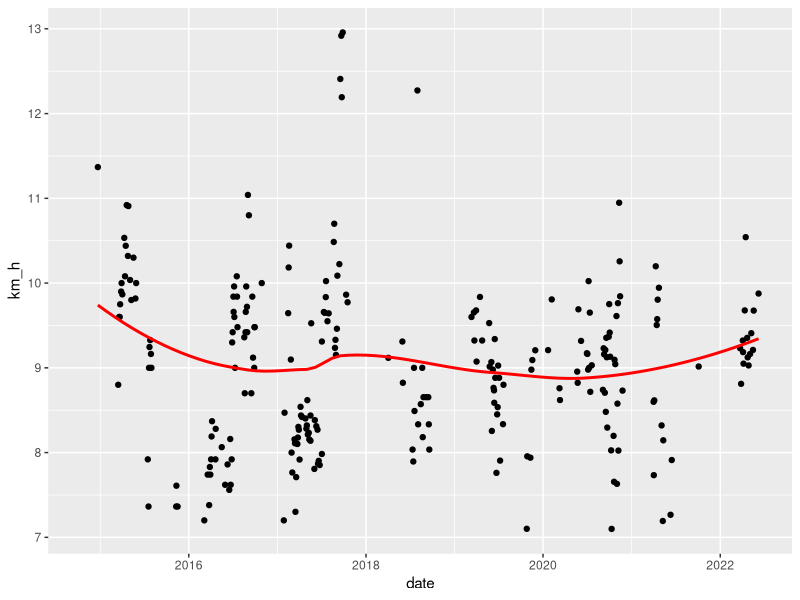
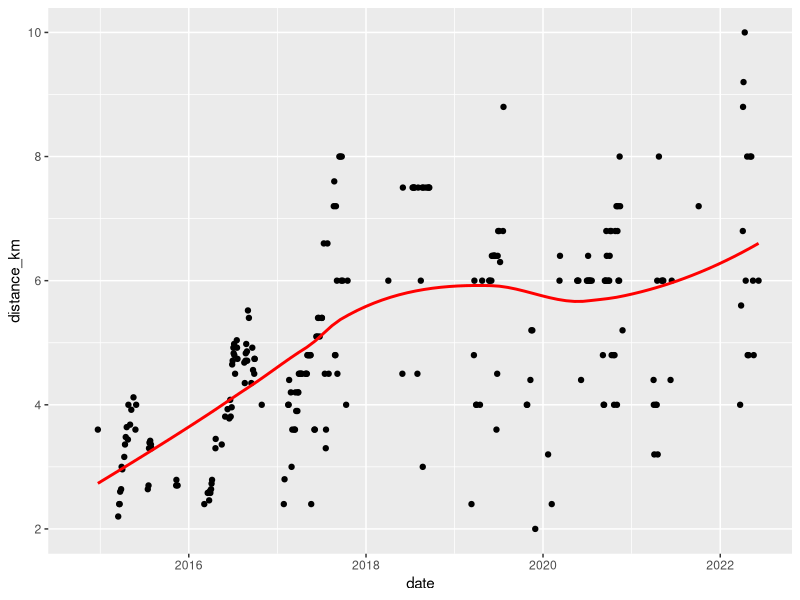
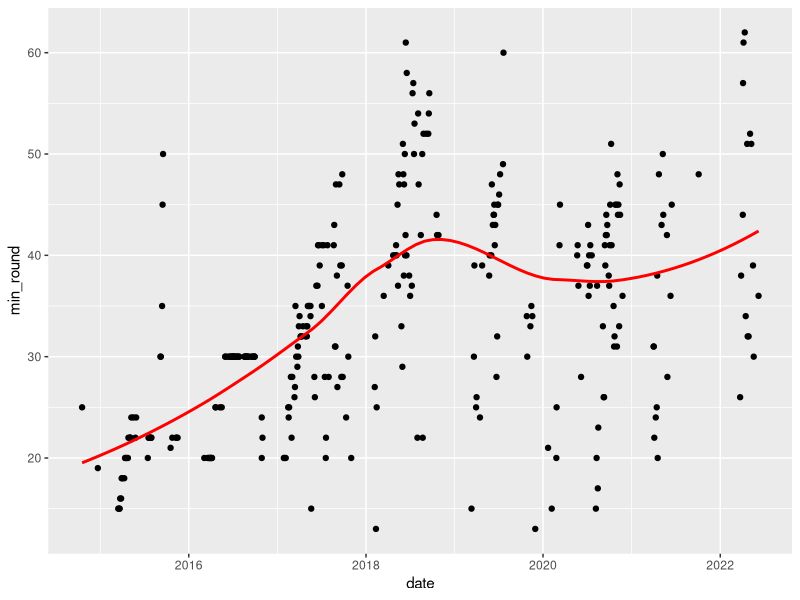
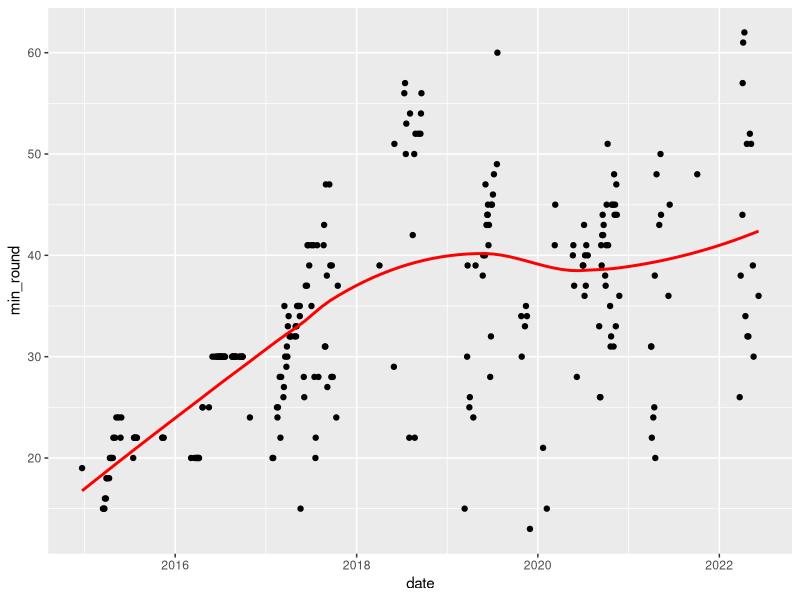
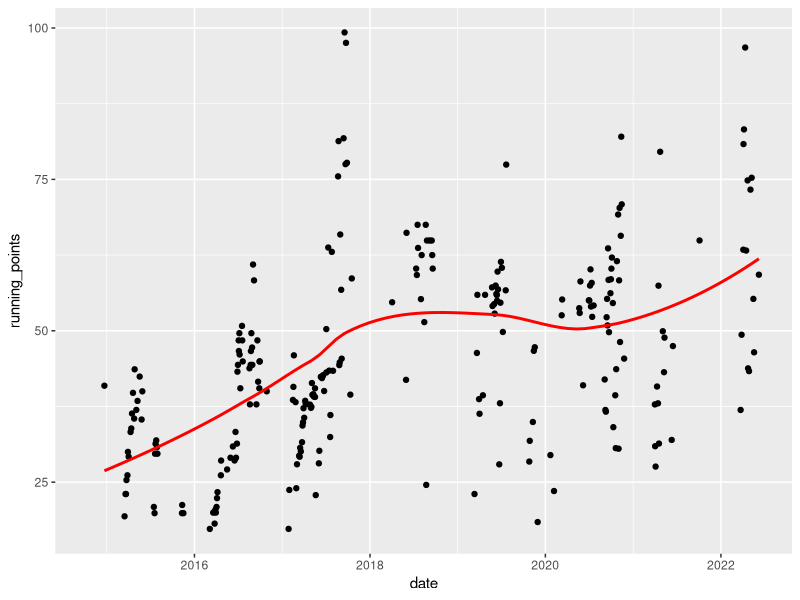
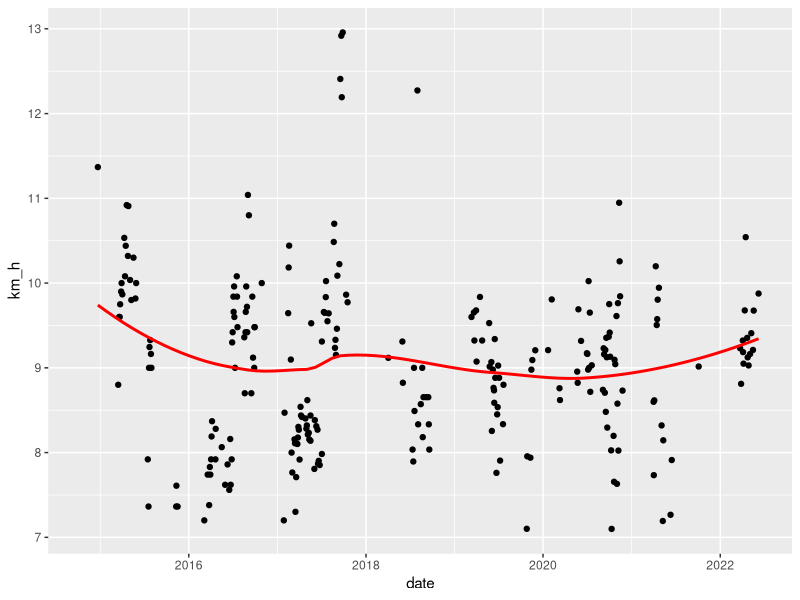
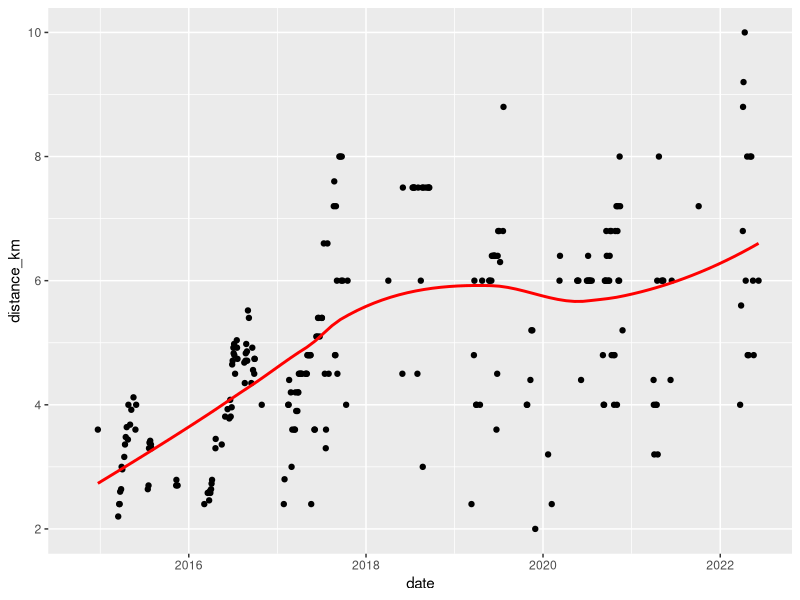
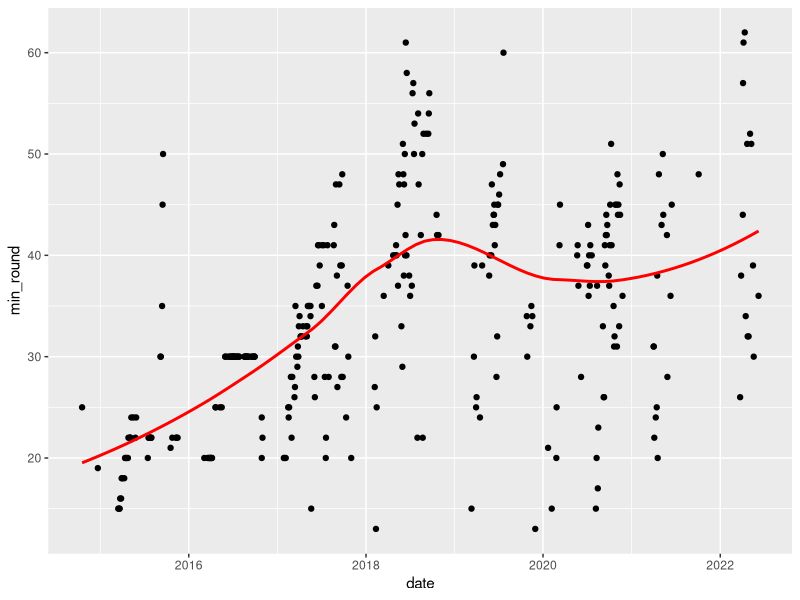

Write R code to recreate these figures, in order.
library(tidyverse)
library(stringr)

# read the text file containing dates and information about the runs, as hand-written.
original <- read.delim(file = "trcanje info.txt", header = F, encoding = "UTF-8")

# Experimenting with regex ----
# finding out the patterns suitable for extractions
# 
# first, we remove the rows that have no date - these are the location indicators and other notes
# Variables: date, run time, run distance (in laps)
# date is standard:dd.mm.yy format

str_view_all(original, "kr")


test_vec <- original$V1[c(1:5, 250:260, 270:272, 111)]

str_view_all(test_vec, "\\d\\d\\.\\d\\d\\.\\d\\d") # date

str_view_all(test_vec, "\\d\\d")
# two numbers with zero or more spaces, then "m"
# another extra :dd is possible (with times of over an hour)
# that's an alternate possibility, indicated |
str_view_all(test_vec, "(\\d\\d\\:\\d\\d.*m?)|(\\d+\\s*m(in)*)") #run time

# lap numbers end with "kr"
str_view_all(test_vec, "\\d+(\\.\\d)*\\s*kr")



# work on full base ----
str_view_all(original$V1, "\\d\\d\\.\\d\\d\\.\\d\\d") # date
str_view_all(original$V1, "(\\d\\d\\:\\d\\d.*m?)|(\\d+\\s*m(in)*)") # run time
str_view_all(original$V1, "\\d+(\\.\\d)*\\s*kr") # laps

# extract dates
str_extract(test_vec, "\\d\\d\\.\\d\\d\\.\\d\\d")
str_extract(test_vec, "\\d+\\.\\d+\\.\\d\\d")

dates_1 <- str_extract(original$V1, "\\d+\\.\\d+\\.\\d\\d")
dates_2 <- as.Date(dates_1, format="%d.%m.%y")

# extract time
times_1 <- str_extract(original$V1, "(\\d\\d\\:\\d\\d.*m?)|(\\d+\\s*m(in)*)")
# works well


# extract laps
laps_1 <- str_extract(original$V1,"\\d+([\\.\\,]\\d)*\\s*kr")
laps_2 <- str_extract(laps_1,"^\\d+([\\.\\,]\\d)*")
laps_2 <- as.numeric(laps_2)



# to extract time, we first extract a vector of strings like "mm:ss", then turn that into a number of second in a second vector
# extract time
times_1 <- str_extract(original$V1,"(\\d\\d\\:\\d\\d.*m?)|(\\d+\\s*m(in)*)")
times_mins <- str_extract(times_1,"^\\d+") # 100 is from "100m" notes, doesn't represent time
times_mins2 <- times_mins
times_mins2[which(times_mins2 == "100")] <- NA
times_mins2 <- as.numeric(times_mins2)
times_secs <- str_extract(times_1,"\\:\\d\\d")
times_secs2 <- str_extract(times_secs,"\\d\\d")
times_secs2 <- as.numeric(times_secs2)


times_hours <- str_extract(original$V1, "\\d\\:\\d\\d:\\d\\d.")
times_hours2 <- str_extract(times_hours,"^\\d") # in those rows that contain a number of hours, the FIRST digit is the number of hours
times_hours2 <- as.numeric(times_hours2)
times_hours_minutespart <- str_extract(times_hours, "\\:\\d\\d:\\d\\d")
times_hours_minutes_sec <- str_extract(times_hours_minutespart, "\\d\\d:\\d\\d")
times_hours_minutes1 <- str_extract(times_hours_minutes_sec, "^\\d+")
times_hours_minutes1 <- as.numeric(times_hours_minutes1)

times_hours_sec1 <- str_extract(times_hours_minutes_sec, ":\\d\\d")
times_hours_sec2 <- str_extract(times_hours_sec1," \\d\\d")
times_hours_sec2 <- as.numeric(times_hours_sec2)

# add hours to minutes
hourtime_mins <- times_hours2 * 60 + times_hours_minutes1
hourtime_secs <- times_hours_sec2
  
# add the times with hours to the regulars mins and secs
hourtime_which <- which(!is.na(hourtime_mins))

times_mins2[hourtime_which] <- hourtime_mins[hourtime_which]
times_secs2[hourtime_which] <- hourtime_secs[hourtime_which]


# minutes to seconds and add the two
data_times <- data.frame(ortime = times_1, min = times_mins2, secs_only = times_secs2)
data_times <- mutate(data_times, secs_calc = replace_na(secs_only, 0),mintosec=min * 60 + secs_calc)

# round up minutes for seconds > 31
data_times$min_round <- data_times$min
data_times$min_round[which(data_times$secs_calc > 30)] <- data_times$min[which(data_times$secs_calc > 30)] + 1

data_times_to_join <- select(data_times, ortime, min_round, min,secs_only, mintosec)

all_data <- data.frame(original_text=original$V1, date = dates_2, laps = laps_2)
all_data <- cbind(all_data, data_times_to_join)


# remove rows with less than 10 mins and which have no time indicated
all_data[which(all_data$min_round < 11), "min_round"] <- NA
all_data <- all_data[which(is.na(all_data$min_round)==F), ]

rownames(all_data) <- NULL #cleaning up
all_data <- all_data[which(is.na(all_data$date) == F), ]

# Extracting location ----
# Runs were recorded in two places, Koprivnica and Zagreb. Laps in Koprivnica (KC) are 300m, in Zagreb they're 400m.
# So we wanted to extract the location data for each run, which will also allow us to calculate run distance accurately.

# How we're going about it:
# locations are named as specific rows in the text. All runs until the next location is mentioned are presumed to be in that location.
# Locate dates when those locations are named, all following runs will have that location applied to them.
# If a further location change exists, it will overwrite the location info in the next pass, keeping it all up to date!

locations_text<- read.delim(file= "trcanje info.txt", header = F, encoding = "UTF-8")

# Everything into uppercase for easier searching
for (i in 1:nrow(locations_text)) {
  locations_text[i, 1] <- str_to_upper(locations_text[i, 1], locale="hr")
}

# Words in the text relating to location: KOPRIVNICA , KC , ZAGREB, ZG
# Find the rownumbers of those words. The next runs occurs in the same row, OR the one below, or, at maximum, the one below that.

kc_1 <- str_which(locations_text$V1, "KOPRIVNICA|KC")
zg_1 <- str_which(locations_text$V1, "ZAGREB|ZG")

# Finding dates - in the same rows, ones below and ones one more below
dates_kc1 <- dates_2[kc_1]
dates_kc2 <- dates_2[kc_1 + 1]
dates_kc3 <- dates_2[kc_1 + 2]

df_location_dates <- data.frame(location = rep("KOPRIVNICA", length(dates_kc1)))

# Put the ones found in the same line in a dataframe.
df_location_dates$date <- dates_kc1

# If it's not in the same row, try the next. if it's still empty, try the next.
 
for (i in 1 : nrow(df_location_dates)) {
if (is.na(df_location_dates$date[i])) {
  df_location_dates$date[i] <- dates_kc2[i]
}  

}

for (i in 1 : nrow(df_location_dates)) {
  if (is.na(df_location_dates$date[i])) {
    df_location_dates$date[i] <- dates_kc3[i]
  }  
  
}

# That's it for Koprivnica, repeat the same for Zagreb.

dates_zg1 <- dates_2[zg_1]
dates_zg2 <- dates_2[zg_1 + 1]
dates_zg3 <- dates_2[zg_1 + 2]

df_location_dates_zg <- data.frame(location = rep("ZAGREB", length(dates_zg1)))

df_location_dates_zg$date <- dates_zg1

for (i in 1 : nrow(df_location_dates_zg)) {
  if (is.na(df_location_dates_zg$date[i])) {
    df_location_dates_zg$date[i] <- dates_zg2[i]
  }  
  
}

for (i in 1 : nrow(df_location_dates_zg)) {
  if (is.na(df_location_dates_zg$date[i])) {
    df_location_dates_zg$date[i] <- dates_zg3[i]
  }  
  
}

df_location_dates <- rbind(df_location_dates, df_location_dates_zg)
df_location_dates <- arrange(df_location_dates, date)

# And now to apply it to the main database. The first row is in Zagreb,
# Apply that to everything as the default. It will be changed where needed.

all_data$location <- "ZAGREB"

for (i in 1 : nrow(df_location_dates)) {
  # This for goes through every date that has a location change
  for (j in 1 : nrow(all_data)) {
   # For every row of the main base checks if the date is equal or higher than the current location date
   # if so, it changes the location
     if (all_data$date[j] >= df_location_dates$date[i]) {
       all_data$location[j] <- df_location_dates$location[i]}
  }
}


# It works! and now the main part...

# Calculate distance, and speed in km/h
data_calculations <- mutate(all_data, distance_km = laps * 0.4)

# Koprivnica distances are 3/4ths as big
for (i in 1: nrow(data_calculations)) {
  if (data_calculations$location[i] == "KOPRIVNICA") {data_calculations$distance_km[i] = data_calculations$distance_km[i] * 3/4}
}

data_calculations <- mutate(data_calculations, km_h = distance_km / (mintosec / 3600))


# Graphs----- 

ggplot(data_calculations, aes(x = date, y = km_h)) + geom_point() + geom_smooth(se = F, color = "red")
ggsave(filename = "kmh map.png",width = 20)
ggplot(data_calculations, aes(x = date, y = distance_km)) + geom_point() + geom_smooth(se = F, color = "red")
ggsave(filename = "distance map.png", width = 20)
ggplot(data_calculations, aes(x = date, y = min_round)) + geom_point() + geom_smooth(se = F, color = "red")
ggsave(filename = "time spent map.png", width = 20)

# Data only on runs with number of laps

data_only_with_laps <- filter(data_calculations, is.na(laps) == F)
ggplot(data_only_with_laps, aes(x = date, y = min_round)) + geom_point() + geom_smooth(se = F, color = "red")
ggsave(filename = "time spent map_only with laps.png", width = 20)

# Calculating a new measure for fun: Running points. Basically, they reward going fast, and going for longer.
# A run with higher speed which went over a longer distance is better exercise, right?
# So far, it's simply the product of km/h and distance, so running 10 km at 10km/h would be worth 100 points.

data_calculations <- mutate(data_calculations, running_points = km_h * distance_km)

ggplot(data_calculations, aes(x = date, y  =running_points)) + geom_point() + geom_smooth(se = F, color = "red")
ggsave(filename = "running points.png", width = 20)

# Save dataframe as excel file, with today's date appended
writexl::write_xlsx(data_calculations, path = paste("Running data", format(Sys.time(), "%Y-%m-%d"), ".xlsx"))
